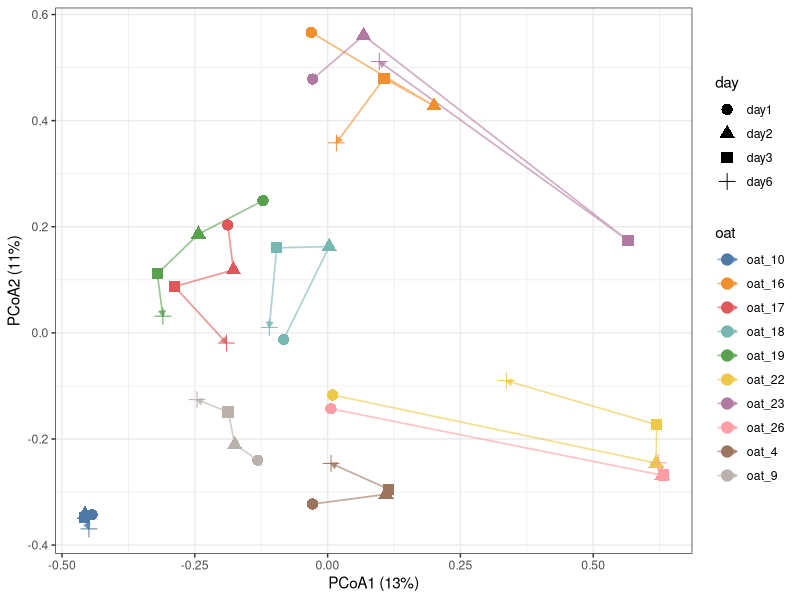
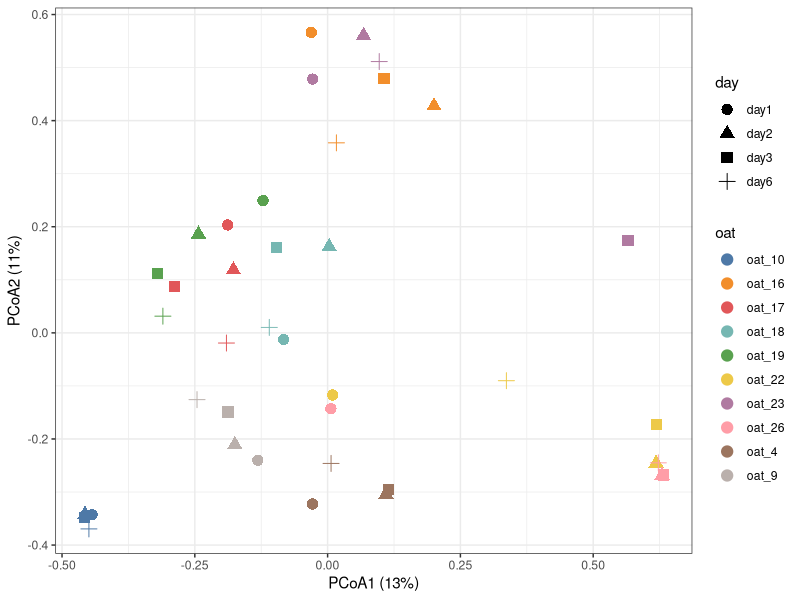
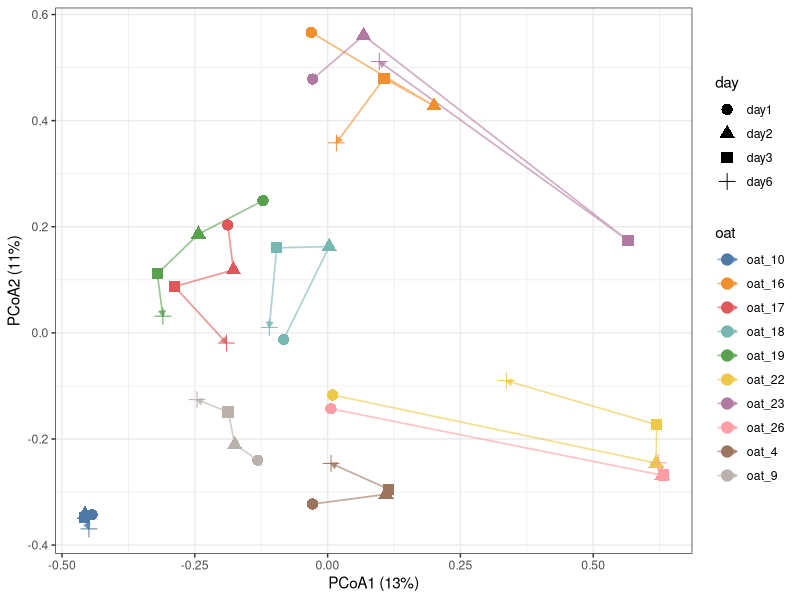

Recreate these plots in R, in order.
library(tidyverse)
library(vegan)

#################################
# PCoA (Bray-Curtis) of spontaneously fermented oat samples
#################################

profiles <- read_tsv("results/combined-spontaneous-oat-profiles.tsv")

# filter low coverage hits, renormalize to 100
filtered_profiles <- profiles %>% 
  filter(Eff_cov > 1) %>% 
  group_by(sample, species) %>% 
  summarise(abundance = sum(Sequence_abundance), .groups="drop") %>% 
  group_by(sample) %>% 
  mutate(abundance = 100 * abundance / sum(abundance)) %>% 
  ungroup() %>% 
  pivot_wider(names_from = species, values_from = abundance, values_fill = 0)

# abundance matrix and smaple metadata for vegan prep
abundance_matrix <- filtered_profiles %>% 
  column_to_rownames("sample") %>% 
  as.matrix()

metadata <- tibble(sample = rownames(abundance_matrix)) %>% 
  left_join(distinct(profiles, sample, oat, day), by = "sample") %>% 
  mutate(day = factor(day, levels = c("day1", "day2", "day3", "day6")))

# Bray-Curtis distance and PCoA
bc <- vegdist(abundance_matrix, method = "bray")

# add = TRUE for negative eigenvalues
pcoa <- cmdscale(bc, k=2, eig=TRUE, add=TRUE)
pct <- round(100 * pcoa$eig[1:2]/ sum(pcoa$eig[pcoa$eig > 0], 1))

scores <- pcoa$points
colnames(scores) <- c("PCoA1", "PCoA2")
scores <- scores %>% 
  as_tibble(rownames = "sample") %>% 
  left_join(metadata, by="sample")

# plot colored by fermentation day
axis_labs <- labs(x = paste0("PCoA1 (", pct[1], "%)"),
                  y = paste0("PCoA2 (", pct[2], "%)"))

oat_cols <- c("#4E79A7","#F28E2B","#E15759","#76B7B2","#59A14F",
              "#EDC948","#B07AA1","#FF9DA7","#9C755F","#BAB0AC")


p_oat_day <- ggplot(scores, aes(PCoA1, PCoA2, color=oat, shape=day)) +
  geom_point(size=3.5) +
  scale_color_manual(values = oat_cols) +
  axis_labs +
  theme_bw()

p_oat_day_traj <- scores %>% 
  arrange(oat, day) %>% 
  ggplot(aes(PCoA1, PCoA2, color = oat)) +
  geom_path(aes(group = oat), linewidth = 0.6, alpha = 0.6,
            arrow = arrow(length = unit(0.15, "cm"), type = "closed")) +
  geom_point(aes(shape = day), size = 3.5) +
  scale_color_manual(values = oat_cols) +
  axis_labs +
  theme_bw()

p_oat_day_traj

ggsave("figures/bc-pcoa-oat-day.png", p_oat_day, width=8, height=5, units=c("in"))
ggsave("figures/bc-pcoa-oat-day-traj.png", p_oat_day_traj, width=8, height=5, units=c("in"))
